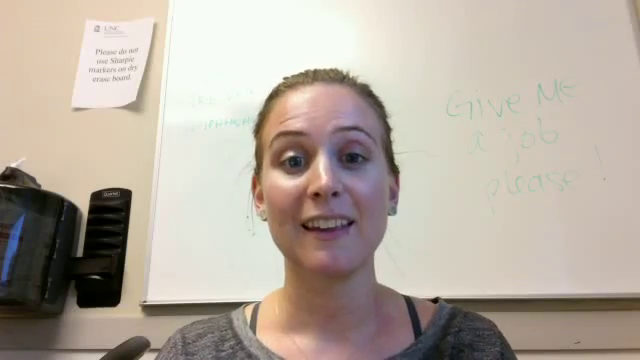
#> input picture frame 33 of src/eye-detection/sample2.mp4, 640 x 360 px
$ python eyedetect.py
#> lines starting #> are read from the running program, lines starting #| are printed output that depends on the picture; after the words box and inside, x2 and y2 are one past the last pixel; in counts of white or black regions, pixels touching at a corner belong together; long printed decimals are rounded
import cv2
import numpy as np


face_cascade = cv2.CascadeClassifier('haarcascade_frontalface_default.xml')

eye_cascade = cv2.CascadeClassifier('haarcascade_eye.xml')

cap = cv2.VideoCapture("sample2.mp4")
length = int(cap.get(cv2.CAP_PROP_FRAME_COUNT))
print(length)
eyecount = 0

while True:
    ret, frame = cap.read()
#> frame is the input picture: shape (360, 640, 3); mean B, G, R 160.5, 171.8, 182.3

    if not ret:
        break

    gray = cv2.cvtColor(frame, cv2.COLOR_BGR2GRAY)
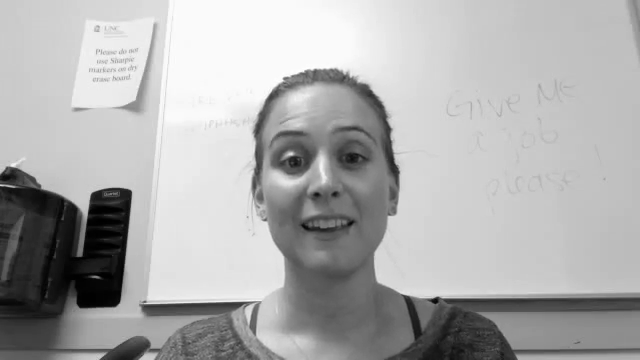
#> gray: shape (360, 640); min 0, max 254, mean 173.6
    faces = face_cascade.detectMultiScale(gray, 1.3, 5)
#> faces = [[239, 90, 171, 171]]
    for (x,y,w,h) in faces:
        cv2.rectangle(frame, (x,y), (x+w, y+h), (255, 0, 0), 2)
        roi_gray = gray[y:y-int((y + h) * 0.7), x:x + w]
        roi_color = frame[y:y-int((y + h) * 0.7), x:x + w]
        eyes = eye_cascade.detectMultiScale(roi_gray)

        if type(eyes) == np.ndarray:
            eyecount+=1

        for (ex, ey, ew, eh) in eyes:
            cv2.rectangle(roi_color, (ex, ey), (ew+ew, ey+eh), (0,255,0), 2)
#> this loop made 1 pass
#> (x, y, w, h, eyecount) on pass 1: (239, 90, 171, 171, 1)
#> pass 1, `roi_gray = gray[y:y-int((y + h) * 0.7), x:x + w]`:
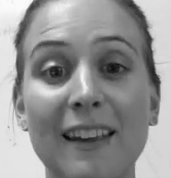
#> roi_gray: shape (178, 171); min 7, max 254, mean 147.9
#> pass 1, `roi_color = frame[y:y-int((y + h) * 0.7), x:x + w]`:
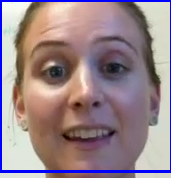
#> roi_color: shape (178, 171, 3); mean B, G, R 140, 134.1, 153.8
#> after the loop:
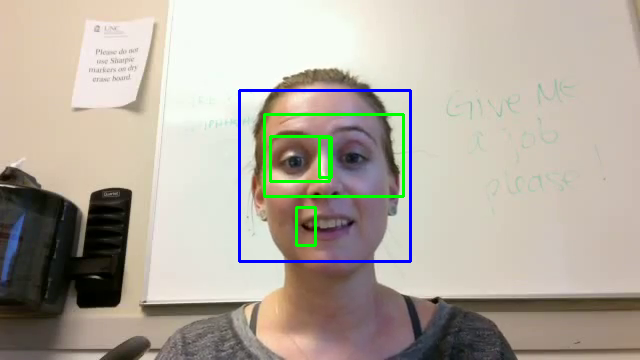
#> frame: shape (360, 640, 3); 1.98% of pixels changed, all inside (x1, y1, x2, y2) = (238, 89, 412, 263)
#> after the loop:
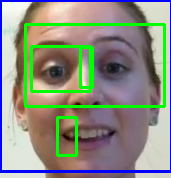
#> roi_color: shape (178, 171, 3); 8.26% of pixels changed, all inside (x1, y1, x2, y2) = (24, 23, 166, 157)
#> after the loop, eyecount = 1

    cv2.imshow('img', frame)

    if cv2.waitKey(1) & 0xFF == ord('q'):
#> (key q is pressed here)
        break

print(eyecount)
#| 1

eyecontact = (float(eyecount)/float(length))*100
#> eyecontact = 0.303


cap.release()
cv2.destroyAllWindows()

print(eyecontact)
#| 0.303

$ run again, starting later in the video
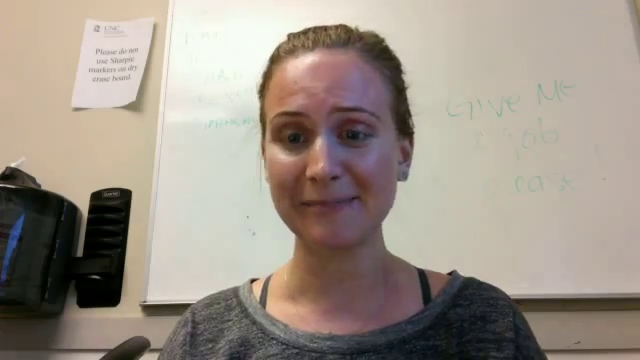
#> input picture frame 264 of src/eye-detection/sample2.mp4, 640 x 360 px
#> frame is the input picture: shape (360, 640, 3); mean B, G, R 137.2, 148.1, 158.5
#> faces = [[234, 62, 180, 180]]
#> the loop `for (x,y,w,h) in faces:` made 1 pass
#> (x, y, w, h, eyes, eyecount) on pass 1: (234, 62, 180, 180, [[95, 50, 43, 43], [39, 56, 39, 39]], 1)
#> after the loop `for (x,y,w,h) in faces:`:
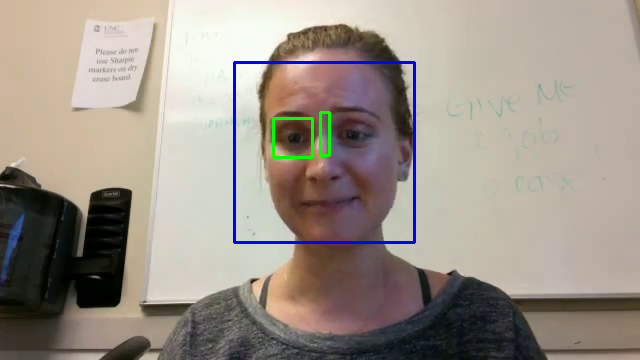
#> frame: shape (360, 640, 3); 1.27% of pixels changed, all inside (x1, y1, x2, y2) = (233, 61, 416, 244)
#> after the loop `for (x,y,w,h) in faces:`:
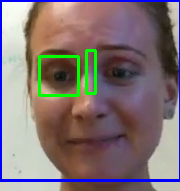
#> roi_color: shape (191, 180, 3); mean B, G, R 116.5, 116.4, 130.1
#> after the loop `for (x,y,w,h) in faces:`: eyecount = 1
#| 1
#> eyecontact = 0.303
#| 0.303
